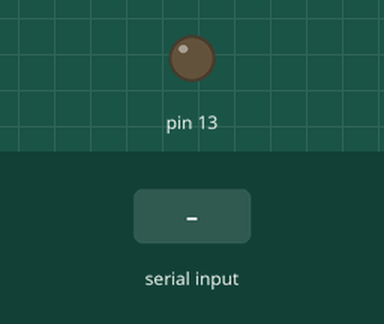
Simulated run of this sketch. Board: Arduino Uno, built with avr-gcc and run on an emulated ATmega328P. On the bench: output pins drawn as LEDs (lit = HIGH). Inputs (shaded band) come from the test bench.

Above: at 1.2 s.
1.3 s: "p" received over the second serial link
At 2.5 s:
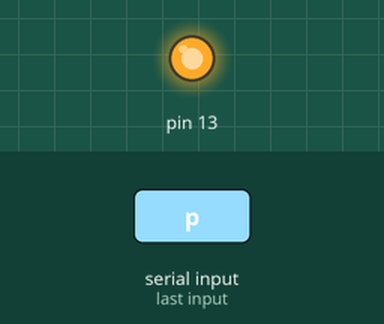
2.8 s: "a" received over the second serial link
At 3.7 s:
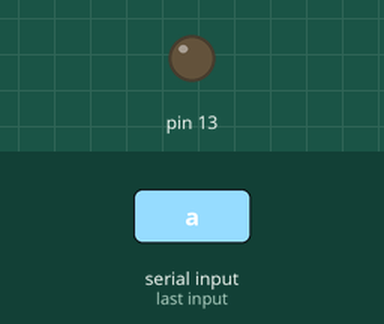
Timing chart, 0 to 5.8 s (numbered marks = the images above; inputs shaded):
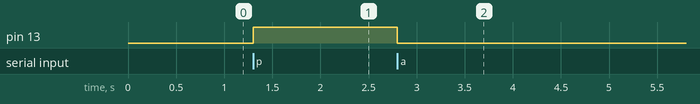

Measured:
- after the input at 1.3 s, pin 13: LOW → HIGH at once
- after the input at 2.8 s, pin 13: HIGH → LOW at once

The sketch:

prenderApagarLedBluetooth.ino
```cpp
#include <SoftwareSerial.h>

int Rx = 7;  // Conectado al Tx del módulo
int Tx = 6;  // Conectado al Rx del módulo

// Creamos nuestro objeto diciéndole qué pines vamos a usar para la comunicación serial
SoftwareSerial blue = SoftwareSerial(Rx,Tx);

char dato;

void setup() {
  Serial.begin(9600);
  blue.begin(9600);
  pinMode(13,OUTPUT);
}

void loop() {
  if(blue.available() > 0){
    dato = blue.read();

    if(dato == 'p'){
      digitalWrite(13,HIGH);
    }
    else if(dato == 'a'){
      digitalWrite(13,LOW);
    }
    else{
      blue.print("Letra inválida");
    }
  }
}
```
